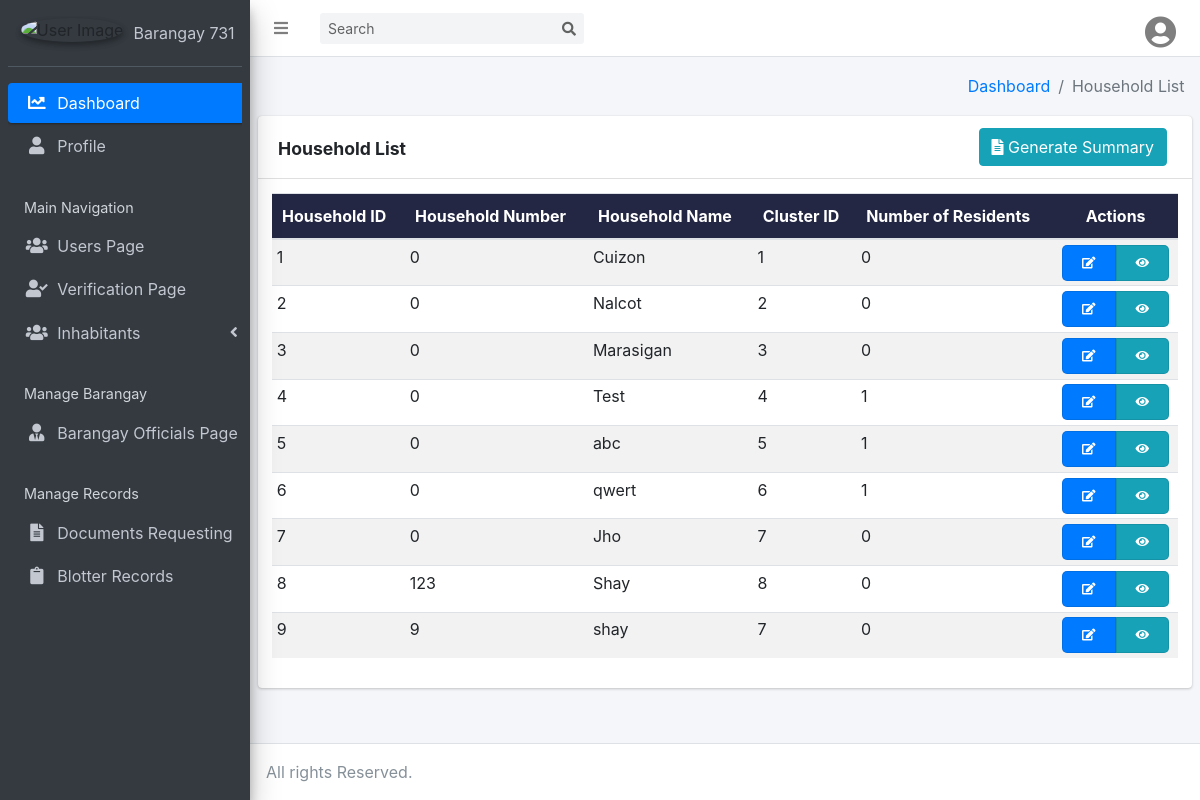
The app's page /householdList.php with its own data.
### tables this page shows
CREATE TABLE `household_tbl` (
  `HouseholdID` int(11) NOT NULL,
  `HouseHoldNumber` int(11) NOT NULL,
  `HouseholdName` varchar(255) DEFAULT NULL,
  `ClusterId` int(11) NOT NULL
);

### householdList.php (the view, shortened to what this page needs)
<?php
require 'includes/dbhandler.inc.php';
$sql = "SELECT Household_tbl.*, COUNT(Residents_tbl.ResidentID) AS NumResidents
FROM Household_tbl
LEFT JOIN Residents_tbl ON Household_tbl.HouseholdID = Residents_tbl.HouseholdID
GROUP BY Household_tbl.HouseholdID";
$result = mysqli_query($conn, $sql);
?>
<!DOCTYPE html>
<html>
<head>
  <link rel="stylesheet" href="adminfiles/plugins/fontawesome-free/css/all.min.css">
  <link rel="stylesheet" href="https://code.ionicframework.com/ionicons/2.0.1/css/ionicons.min.css">
  <link rel="stylesheet" href="adminfiles/dist/css/adminlte.min.css">
  <link rel="stylesheet" href="adminfiles/plugins/overlayScrollbars/css/OverlayScrollbars.min.css">
  <link href="https://cdn.datatables.net/2.0.3/css/dataTables.bootstrap4.css" rel="stylesheet">
  <link href="https://cdn.datatables.net/buttons/3.0.1/css/buttons.bootstrap4.css" rel="stylesheet">
  <link rel="stylesheet" href="adminfiles/dist/css/ogcss.css">
</head>
<body class="hold-transition sidebar-mini">
  <div class="wrapper">
    <nav class="main-header navbar navbar-expand navbar-white navbar-light">
      <ul class="navbar-nav">
        <li class="nav-item">
          <a class="nav-link" data-widget="pushmenu" href="#"><i class="fas fa-bars"></i></a>
        </li>
      </ul>
      <form class="form-inline ml-3">
        <div class="input-group input-group-sm">
          <input class="form-control form-control-navbar" type="search" placeholder="Search" aria-label="Search">
          <div class="input-group-append">
            <button class="btn btn-navbar" type="submit">
              <i class="fas fa-search"></i>
            </button>
          </div>
        </div>
      </form>
      <ul class="navbar-nav ml-auto">
        <li class="nav-item dropdown">
          <a class="nav-link" data-toggle="dropdown" href="#">
            <i class="fas fa-user-circle fa-2x"></i>
          </a>
        </li>
      </ul>
    </nav>
    <aside class="main-sidebar sidebar-dark-primary elevation-4">
      <div class="sidebar">
        <div class="user-panel mt-3 pb-3 mb-3 d-flex">
          <div class="image">
            <img src="builtimages/left_logo.png" class="img-circle elevation-2" alt="User Image">
          </div>
          <div class="info">
            <a href="#" class="d-block">Barangay 731</a>
          </div>
        </div>
        <nav class="mt-2">
          <ul class="nav nav-pills nav-sidebar flex-column" data-widget="treeview" role="menu" data-accordion="false">
            <li class="nav-item has-treeview menu-open">
              <a href="AdminDashboard.php" class="nav-link active">
                <i class="fas fa-chart-line nav-icon"></i>
                <p>Dashboard</p>
              </a>
            </li>
            <li class="nav-item">
              <a href="adminProfile.php" class="nav-link">
                <i class="fas fa-user nav-icon"></i>
                <p>Profile</p>
              </a>
            </li>
            <li class="nav-header">Main Navigation</li>
            <li class="nav-item">
              <a href="UsersList.php" class="nav-link">
                <i class="fas fa-users nav-icon"></i>
                <p>Users Page</p>
              </a>
            </li>
            <li class="nav-item">
              <a href="VerificationPage.php" class="nav-link">
                <i class="fas fa-user-check nav-icon"></i>
                <p>Verification Page</p>
              </a>
            </li>
            <li class="nav-item has-treeview">
              <a href="#" class="nav-link">
                <i class="fas fa-users nav-icon"></i>
                <p>
                  Inhabitants
                  <i class="fas fa-angle-left right"></i>
                </p>
              </a>
            </li>
            <li class="nav-header">Manage Barangay</li>
            <li class="nav-item">
              <a href="barangayOfficials.php" class="nav-link">
                <i class="fas fa-user-tie nav-icon"></i>
                <p>Barangay Officials Page</p>
              </a>
            </li>
            <li class="nav-header">Manage Records</li>
            <li class="nav-item">
              <a href="viewRequests.php" class="nav-link">
                <i class="fas fa-file-alt nav-icon"></i>
                <p>Documents Requesting</p>
              </a>
            </li>
            <li class="nav-item">
              <a href="viewBlotterRecords.php" class="nav-link">
                <i class="fas fa-clipboard nav-icon"></i>
                <p>Blotter Records</p>
              </a>
            </li>
          </ul>
        </nav>
      </div>
    </aside>
    <div class="content-wrapper">
      <section class="content-header">
        <div class="container-fluid">
          <div class="row">
            <div class="col-sm-6">
            </div>
            <div class="col-sm-6">
              <ol class="breadcrumb float-sm-right">
                <li class="breadcrumb-item"><a href="AdminDashboard.php">Dashboard</a></li>
                <li class="breadcrumb-item active">Household List</li>
              </ol>
            </div>
          </div>
        </div>
      </section>
      <section class="content">
        <div class="row">
          <div class="col-12">
            <div class="card">
              <div class="card-header">
                <h3 class="card-title" style="font-weight: bold; margin-top: 10px;">Household List</h3>
                <button id="summaryReportButton" class="btn btn-info float-right" style="margin-right: 5px;" onclick="window.location.href='householdSummaryReport.php'"> <i class="fas fa-file-alt"></i> Generate Summary</button>
              </div>
              <div class="card-body">
                <div class="table-responsive">
                  <table id="householddt" style="width: 100% !important;" class="table table-sm table-striped table-hover">
                    <thead>
                      <tr>
                        <th>Household ID</th>
                        <th>Household Number</th>
                        <th>Household Name</th>
                        <th>Cluster ID</th>
                        <th>Number of Residents</th>
                        <th class="text-center">Actions</th>
                      </tr>
                    </thead>
                    <tbody>
                      <?php
                      while ($row = mysqli_fetch_assoc($result)) {
                        echo "<tr class='bg-2'>";
                        echo "<td>" . $row['HouseholdID'] . "</td>";
                        echo "<td>" . $row['HouseHoldNumber'] . "</td>";
                        echo "<td>" . $row['HouseholdName'] . "</td>";
                        echo "<td>" . $row['ClusterId'] . "</td>";
                        echo "<td>" . $row['NumResidents'] . "</td>";
                        echo "<td class='action-buttons'>";
                        echo '<div class="btn-group" role="group" aria-label="Actions">';
                        echo '<a href="subcontents/updateHousehold.php?id=' . $row['HouseholdID'] . '&cluster_id=' . $row['ClusterId'] . '" class="at-modal__button2 at-modal__button--primary edit-button" data-modal-action="open" data-modal-target="modal-2" data-resident-id="' . $row['HouseholdID'] . '"><i class="fas fa-edit"></i></a>';
                        echo '<a href="subcontents/viewHouseholdResidents.php?id=' . $row['HouseholdID'] . '" class="at-modal__button1 at-modal__button--primary view-button" data-modal-action="open" data-modal-target="modal-2" data-resident-id="' . $row['HouseholdID'] . '"><i class="fas fa-eye"></i></a>';
                        echo "</td>";
                        echo "</div>";
                        echo "</tr>";
                      }
                      ?>
    <footer class="main-footer no-print">
      All rights Reserved.
    </footer>
</body>
</html>

### records on screen
household_tbl: HouseholdID "1", HouseHoldNumber "0", HouseholdName "Cuizon", ClusterId "1", NumResidents "0"
household_tbl: HouseholdID "2", HouseHoldNumber "0", HouseholdName "Nalcot", ClusterId "2", NumResidents "0"
household_tbl: HouseholdID "3", HouseHoldNumber "0", HouseholdName "Marasigan", ClusterId "3", NumResidents "0"
household_tbl: HouseholdID "4", HouseHoldNumber "0", HouseholdName "Test", ClusterId "4", NumResidents "1"
household_tbl: HouseholdID "5", HouseHoldNumber "0", HouseholdName "abc", ClusterId "5", NumResidents "1"
household_tbl: HouseholdID "6", HouseHoldNumber "0", HouseholdName "qwert", ClusterId "6", NumResidents "1"
household_tbl: HouseholdID "7", HouseHoldNumber "0", HouseholdName "Jho", ClusterId "7", NumResidents "0"
household_tbl: HouseholdID "8", HouseHoldNumber "123", HouseholdName "Shay", ClusterId "8", NumResidents "0"
household_tbl: HouseholdID "9", HouseHoldNumber "9", HouseholdName "shay", ClusterId "7", NumResidents "0"
